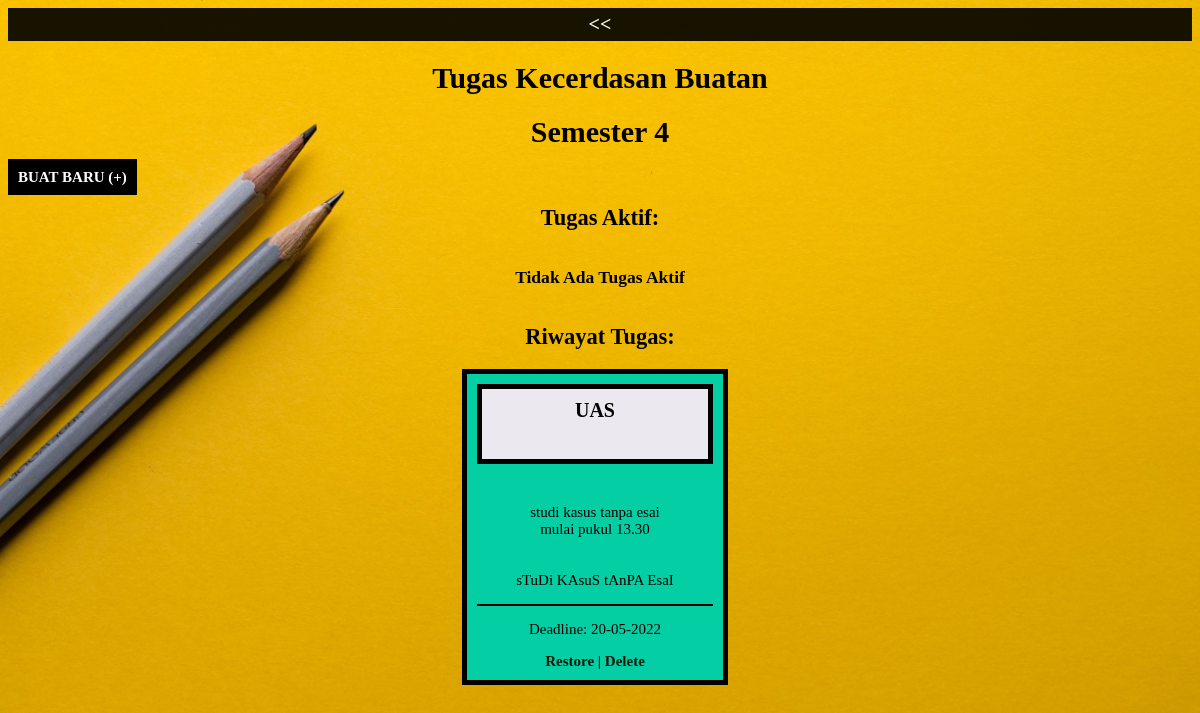
The page /hlm_tugas.php?id_semester=17&id_matkul=12 on the database its author committed.
### tables this page shows
CREATE TABLE `mata_kuliah` (
  `id_matkul` int(11) NOT NULL,
  `id_semester` int(11) NOT NULL,
  `nama_matkul` varchar(100) NOT NULL
);

CREATE TABLE `semester` (
  `id_semester` int(11) NOT NULL,
  `semester` int(1) NOT NULL
);

CREATE TABLE `tugas` (
  `id_tugas` int(11) NOT NULL,
  `id_semester` int(11) NOT NULL,
  `id_matkul` int(11) NOT NULL,
  `nama_tugas` varchar(50) NOT NULL,
  `deskripsi_tugas` varchar(3000) NOT NULL,
  `deadline` date NOT NULL,
  `status` enum('Belum Selesai','Selesai') NOT NULL
);

### tampil/tampil_tugas.php (called while the page is built)
<?php
	include "koneksi.php";
	$id_semester = $_GET['id_semester'];
	$id_matkul = $_GET['id_matkul'];
	$query = "SELECT * FROM tugas WHERE id_semester = $id_semester AND id_matkul = $id_matkul AND status = 'Belum Selesai' ORDER BY deadline";
	$tampil_tugas_aktif = mysqli_query($koneksi, $query);
	$query = "SELECT * FROM tugas WHERE id_semester = $id_semester AND id_matkul = $id_matkul AND status = 'Selesai'";
	$tampil_riwayat_tugas = mysqli_query($koneksi, $query);
	$query = "SELECT semester FROM semester WHERE id_semester = $id_semester";
	$query_semester = mysqli_query($koneksi, $query);
	$data_semester = mysqli_fetch_assoc($query_semester);
	$query = "SELECT nama_matkul FROM mata_kuliah WHERE id_matkul = $id_matkul";
	$query_matkul = mysqli_query($koneksi, $query);
	$data_matkul = mysqli_fetch_assoc($query_matkul);
 ?>

### hlm_tugas.php (the view, shortened to what this page needs)
<?php
	include "tampil/tampil_tugas.php";
 ?>
<!DOCTYPE html>
<html>
<head>
	<link rel="stylesheet" type="text/css" href="css/style.css">
</head>
<body>
	<a href="hlm_matkul.php?id_semester=<?php echo $_GET['id_semester'] ?>" class="kembali"><<</a>
	<h1>Tugas <?php echo $data_matkul['nama_matkul'] ?></h1>
	<h1>Semester <?php echo $data_semester['semester'] ?></h1>
	<a href="hlm_tugas.php?id_semester=<?php echo $_GET['id_semester'] ?>
							&id_matkul=<?php echo $_GET['id_matkul'] ?>
							&buat_baru" class="tombol">BUAT BARU (+)</a>
	<h2>Tugas Aktif:</h2>
	<div class="bungkus_kotak">
	<?php if (mysqli_num_rows($tampil_tugas_aktif) > 0): ?>
		<?php while($data = mysqli_fetch_assoc($tampil_tugas_aktif)) { ?>
			<?php $sisa_deadline = sisa_deadline($data['deadline']) ?>
			<?php if ($sisa_deadline <= 2): ?>
				<div class="kotak-merah">
			<?php elseif ($sisa_deadline <= 7): ?>
				<div class="kotak-kuning">
			<?php else: ?>
				<div class="kotak">
			<?php endif ?>
					<p class="judul_kotak"><?php echo $data['nama_tugas'] ?></p>
					<p class="deskripsi_tugas"><?php echo $data['deskripsi_tugas'] ?></p>
					<hr>
					<p>Deadline: <?php echo date("d-m-Y", strtotime($data['deadline'])) ?></p>
					<p>Sisa deadline : <?php echo $sisa_deadline ?> hari</p>
					<a href="hlm_tugas.php?id_semester=<?php echo $_GET['id_semester'] ?>&id_matkul=<?php echo $_GET['id_matkul'] ?>&id_tugas=<?php echo $data['id_tugas'] ?>&buat_baru">Edit | </a>
					<a href="hapus/hapus_tugas.php?id_tugas=<?php echo $data['id_tugas'] ?>&id_matkul=<?php echo $_GET['id_matkul'] ?>&id_semester=<?php echo $_GET['id_semester'] ?>" onclick="return confirm('Yakin ingin menghapus data ini?');">Delete | </a>
					<a href="edit/selesai_tugas.php?id_tugas=<?php echo $data['id_tugas'] ?>&id_matkul=<?php echo $_GET['id_matkul'] ?>&id_semester=<?php echo $_GET['id_semester'] ?>">Selesai</a>
				</div>
		<?php } ?>
	<?php else: ?>
		<h3>Tidak Ada Tugas Aktif</h3>
	<?php endif ?>
	</div>
	<h2>Riwayat Tugas:</h2>
	<div class="bungkus_kotak">
	<?php if (mysqli_num_rows($tampil_riwayat_tugas) > 0): ?>
		<?php while($data = mysqli_fetch_assoc($tampil_riwayat_tugas)) { ?>
			<div class="kotak">
				<p class="judul_kotak" style="word-wrap: break-word;"><?php echo $data['nama_tugas'] ?></p>
				<p class="deskripsi_tugas"><?php echo $data['deskripsi_tugas'] ?></p>
				<hr>
				<p>Deadline: <?php echo date("d-m-Y", strtotime($data['deadline'])) ?></p>
				<a href="edit/restore_tugas.php?id_tugas=<?php echo $data['id_tugas'] ?>&id_matkul=<?php echo $_GET['id_matkul'] ?>&id_semester=<?php echo $_GET['id_semester'] ?>">Restore | </a>
				<a href="hapus/hapus_tugas.php?id_tugas=<?php echo $data['id_tugas'] ?>&id_matkul=<?php echo $_GET['id_matkul'] ?>&id_semester=<?php echo $_GET['id_semester'] ?>" onclick="return confirm('Yakin ingin menghapus data ini?');">Delete</a>
			</div>
		<?php } ?>
	<?php else: ?>
		<h3>Riwayat Tugas Masih Kosong</h3>
	<?php endif ?>
	</div>
</body>
</html>

### css/style.css (style rules this page uses)
body { background-image: url('../gambar/joanna-kosinska-1_CMoFsPfso-unsplash.jpg'); background-size: cover; font-family: verdana; font-size: 15px; }
hr { border: 1px solid black; }
h1, h2, h3 { text-align: center; }
.bungkus_kotak { display: flex; flex-flow: row wrap; justify-content: center; }
.kotak { width: 20%; background-color: #03CEA4; border: 5px solid black; margin-right: 10px; margin-bottom: 15px; padding: 10px; text-align: center; min-height: 150px; }
.judul_kotak { position: relative; bottom: 20px; border: 5px solid black; padding: 10px; background-color: #191716; font-size: 20px; font-weight: bold; text-decoration: none; min-height: 50px; color: white; }
.kotak>.judul_kotak { background-color: #ECE8EF; }
.kotak>a { font-weight: bold; text-decoration: none; color: #0D160B; }
.kotak p { word-wrap: break-word; }
.kotak>p { color: black; }
.deskripsi_tugas { white-space:pre-wrap; word-wrap: break-word; }
.tombol { background-color: black; color: white; padding: 10px; font-size: 15px; font-weight: bold; text-decoration: none; }
.kembali { background-color: black; color: white; font-weight: bold; font-size: 20px; display: block; text-align: center; padding: 5px; text-decoration: none; opacity: 90%; }

### rows shown on the page
mata_kuliah: nama_matkul "Kecerdasan Buatan"
semester: semester "4"
tugas: nama_tugas "UAS", deskripsi_tugas "studi kasus tanpa esai mulai pukul 13.30 sTuDi KAsuS tAnPA EsaI", deadline "20-05-2022"
